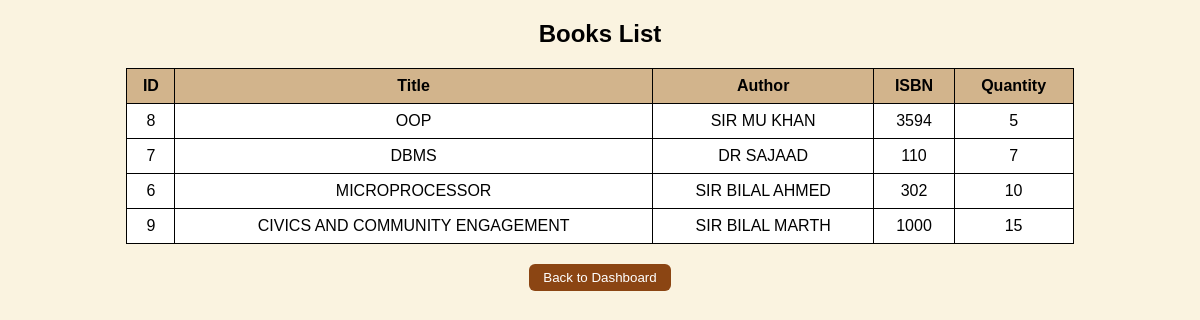
The page /view_books.php (signed in) on the database its author committed.
### tables this page shows
CREATE TABLE IF NOT EXISTS `books` (
  `book_id` int NOT NULL AUTO_INCREMENT,
  `title` varchar(200) DEFAULT NULL,
  `author` varchar(100) DEFAULT NULL,
  `isbn` varchar(50) DEFAULT NULL,
  `quantity` int DEFAULT NULL,
  PRIMARY KEY (`book_id`)
);

### view_books.php (the view, shortened to what this page needs)
<?php
include "db.php";
$result = mysqli_query($conn, "SELECT * FROM books");
?>
<!DOCTYPE html>
<html>
<head>
    <link rel="stylesheet" href="style.css">
</head>
<body>
<h2>Books List</h2>
<table>
    <tr>
        <th>ID</th>
        <th>Title</th>
        <th>Author</th>
        <th>ISBN</th>
        <th>Quantity</th>
    </tr>
    <?php while ($row = mysqli_fetch_assoc($result)) { ?>
    <tr>
        <td><?php echo $row['book_id']; ?></td>
        <td><?php echo $row['title']; ?></td>
        <td><?php echo $row['author']; ?></td>
        <td><?php echo $row['isbn']; ?></td>
        <td><?php echo $row['quantity']; ?></td>
    </tr>
    <?php } ?>
</table>
<div class="back-btn">
    <button type="button" onclick="window.location.href='dashboard.php'">
        Back to Dashboard
    </button>
</div>
</body>
</html>

### style.css (style rules this page uses)
body { font-family: Arial; background-color: #fff8dc; color: #000; }
h2 { text-align: center; color: #000; }
button { padding: 6px 14px; background-color: #000; color: #ffd700; border: none; border-radius: 6px; cursor: pointer; }
.back-btn { width: 80%; margin: 20px auto; text-align: center; }
table { width: 80%; margin: auto; border-collapse: collapse; background-color: #ffffff; }
th, td { border: 1px solid #000; padding: 8px; text-align: center; }
th { background-color: #ffd700; color: #000; }
body { background-color: #f4fff4; color: #000; }
button, ul li a { background-color: #2e8b57; color: #fff; }
th { background-color: #2e8b57; color: #fff; }
body { background-color: #eeeeee; color: #000; }
button, ul li a { background-color: #333; color: #fff; }
th { background-color: #555; color: #fff; }
body { background-color: #faf3e0; color: #000; }
button, ul li a { background-color: #8b4513; color: #fff; }
th { background-color: #d2b48c; color: #000; }

### rows shown on the page
books: book_id "8", title "OOP", author "SIR MU KHAN", isbn "3594", quantity "5"
books: book_id "7", title "DBMS", author "DR SAJAAD", isbn "110", quantity "7"
books: book_id "6", title "MICROPROCESSOR", author "SIR BILAL AHMED", isbn "302", quantity "10"
books: book_id "9", title "CIVICS AND COMMUNITY ENGAGEMENT", author "SIR BILAL MARTH", isbn "1000", quantity "15"
